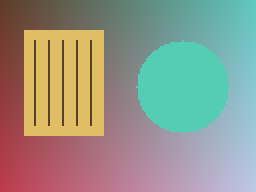
#> input picture images/sample.png, 128 x 96 px (shown 2 times larger)
$ python ImageSampling.py
#> lines starting #> are read from the running program, lines starting #| are printed output that depends on the picture
import cv2
import numpy as np
import matplotlib.pyplot as plt
from pathlib import Path

Img_path = str(Path(__file__).resolve().parents[1] / 'images' / 'sample.png')
img = cv2.imread(Img_path)
#> img is the input picture: shape (96, 128, 3); mean B, G, R 136.8, 149.8, 148.3
if img is None:
    raise SystemExit('Image not found! Check Img_path.')

sample32 = cv2.resize(img, (32, 32), interpolation=cv2.INTER_NEAREST)
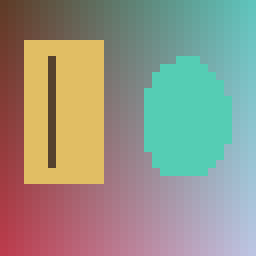
#> sample32: shape (32, 32, 3) (shown 8 times larger); mean B, G, R 135.1, 149.2, 148.3
sample64 = cv2.resize(img, (64, 64), interpolation=cv2.INTER_NEAREST)
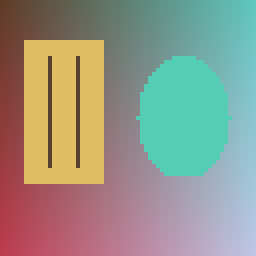
#> sample64: shape (64, 64, 3) (shown 4 times larger); mean B, G, R 136.3, 150.2, 148.6
result = cv2.resize(img, (1024, 1024), interpolation=cv2.INTER_NEAREST)
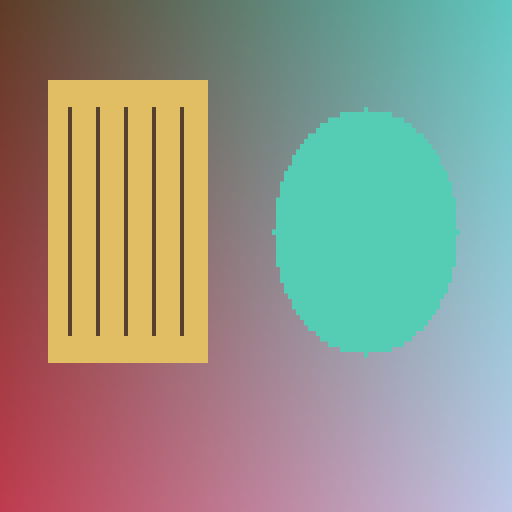
#> result: shape (1024, 1024, 3) (shown at 1/2 size); mean B, G, R 136.8, 149.9, 148.3
print('Sampling sizes: 32 x 32, 64 x 64, 1024 x 1024')

# Display
plt.figure(figsize=(10, 8))

plt.subplot(2, 2, 1)
plt.imshow(cv2.cvtColor(img, cv2.COLOR_BGR2RGB))
plt.title('Original Image')
plt.axis("off")

plt.subplot(2, 2, 2)
plt.imshow(cv2.cvtColor(sample32, cv2.COLOR_BGR2RGB))
plt.title('Sampled 32 x 32')
plt.axis("off")

plt.subplot(2, 2, 3)
plt.imshow(cv2.cvtColor(sample64, cv2.COLOR_BGR2RGB))
plt.title('Sampled 64 x 64')
plt.axis("off")

plt.subplot(2, 2, 4)
plt.imshow(cv2.cvtColor(result, cv2.COLOR_BGR2RGB))
plt.title('Sampled 1024 x 1024')
plt.axis("off")

plt.tight_layout()

plt.show()
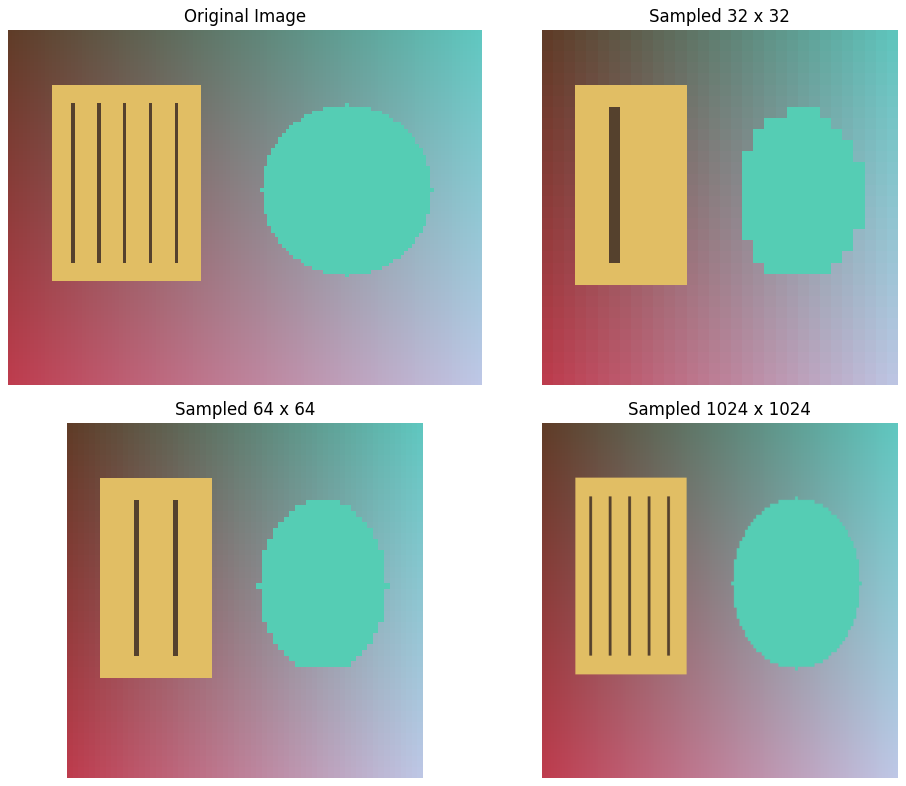
#> figure drawn by matplotlib, 4 panels
